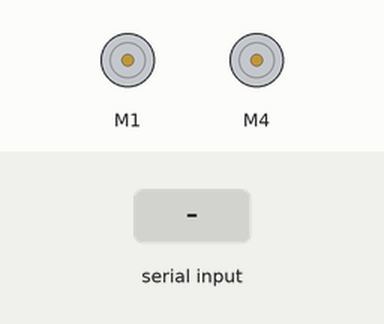
This sketch was run on a simulated Arduino Mega 2560, built with avr-gcc and run on an emulated ATmega2560. Shown: 2 × DC motor (green arrow = forward, orange = backward, longer = faster). The test bench sets the inputs (shaded band).

Above: at 1.2 s.
1.3 s: "F" received over the second serial link
At 1.9 s:
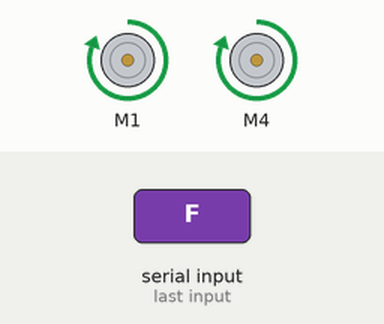
2.8 s: "B" received over the second serial link
At 3.1 s:
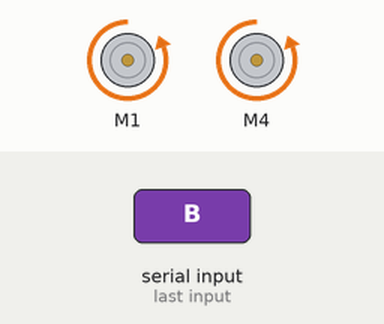
4.3 s: "L" received over the second serial link
At 5.5 s:
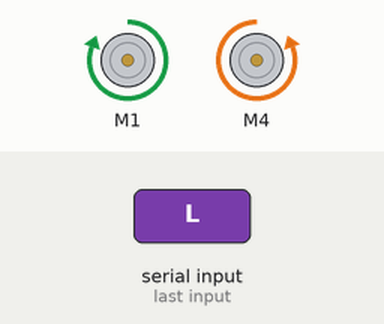
5.8 s: "R" received over the second serial link
At 6.8 s:
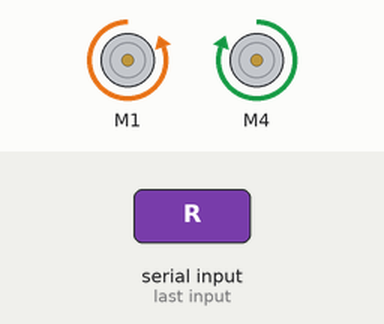
7.3 s: "G" received over the second serial link
At 7.9 s:
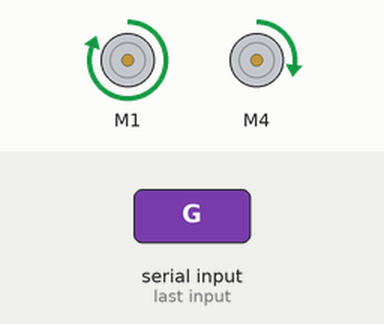
8.8 s: "I" received over the second serial link
At 9.1 s:
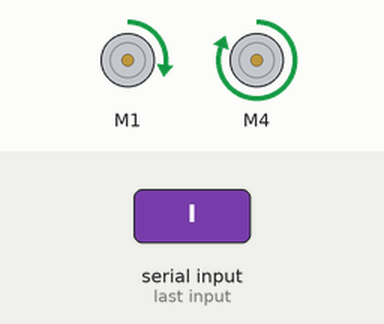
Timing chart, 0 to 11.3 s (numbered marks = the images above; inputs shaded):
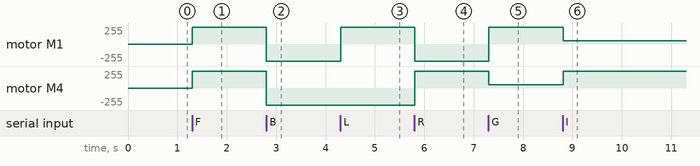

The sketch:

Control_2_DC_Motors_Via_Bluetooth2.ino
```cpp
#include <AFMotor.h> //Inclui biblioteca AF Motor

AF_DCMotor motor1(1); //Seleção do Motor 1
AF_DCMotor motor4(4); //Seleção do Motor 2

int state;
int stateStop=0;
void setup() {

    // initialize serial communication at 9600 bits per second:
    Serial3.begin(9600);
}

void loop() {
    //if some date is sent, reads it and saves in state
    if(Serial3.available() > 0){
      state = Serial3.read();
    }
    // if the state is '1' the DC motor will go forward
    if (state == 'F') {

      motor1.setSpeed(255); //Seleciona velocidade atual
      motor1.run(FORWARD);          //Movimenta motor no sentido horário
      motor4.setSpeed(255); //Seleciona velocidade atual
      motor4.run(FORWARD);          //Movimenta motor no sentido horário
      delay(10);
      stateStop=0;
    }

    // if the state is '2' the motor will turn left
    else if (state == 'B') {


      motor1.setSpeed(255); //Seleciona velocidade atual
      motor1.run(BACKWARD);          //Movimenta motor no sentido horário
      motor4.setSpeed(255); //Seleciona velocidade atual
      motor4.run(BACKWARD);          //Movimenta motor no sentido horário
      delay(10);
    }
    // if the state is '3' the motor will Stop
    else if (state == 'L' || stateStop == 1) {

      motor1.setSpeed(255); //Seleciona velocidade atual
      motor1.run(FORWARD);          //Movimenta motor no sentido horário
      motor4.setSpeed(255); //Seleciona velocidade atual
      motor4.run(BACKWARD);          //Movimenta motor no sentido horário
      delay(10);
    }
    // if the state is '4' the motor will turn right
    else if (state == 'R') {

      motor1.setSpeed(255); //Seleciona velocidade atual
      motor1.run(BACKWARD);          //Movimenta motor no sentido horário
      motor4.setSpeed(255); //Seleciona velocidade atual
      motor4.run(FORWARD);          //Movimenta motor no sentido horário
      delay(10);
    }
    else if (state == 'G'){

      motor1.setSpeed(255); //Seleciona velocidade atual
      motor1.run(FORWARD);          //Movimenta motor no sentido horário
      motor4.setSpeed(50); //Seleciona velocidade atual
      motor4.run(FORWARD);          //Movimenta motor no sentido horário
      delay(10);
    }
    else if (state == 'I'){

      motor1.setSpeed(50); //Seleciona velocidade atual
      motor1.run(FORWARD);          //Movimenta motor no sentido horário
      motor4.setSpeed(255); //Seleciona velocidade atual
      motor4.run(FORWARD);          //Movimenta motor no sentido horário
      delay(10);
    }
    else if (state == 'J'){

      motor1.setSpeed(255); //Seleciona velocidade atual
      motor1.run(BACKWARD);          //Movimenta motor no sentido horário
      motor4.setSpeed(50); //Seleciona velocidade atual
      motor4.run(BACKWARD);          //Movimenta motor no sentido horário
      delay(10);
    }
    else if (state == 'H'){

      motor1.setSpeed(50); //Seleciona velocidade atual
      motor1.run(BACKWARD);          //Movimenta motor no sentido horário
      motor4.setSpeed(255); //Seleciona velocidade atual
      motor4.run(BACKWARD);          //Movimenta motor no sentido horário
      delay(10);
    }
    else if (state == 'S' || stateStop == 1) {
      motor1.setSpeed(0); //Seleciona velocidade atual
      motor1.run(RELEASE);          //Movimenta motor no sentido horário
      motor4.setSpeed(0); //Seleciona velocidade atual
      motor4.run(RELEASE);          //Movimenta motor no sentido horário
        stateStop=0;
    }


}
```

Measured:
- after the input at 1.3 s, motor M1, motor M4: stopped → forward 255/255 at once
- after the input at 2.8 s, motor M1, motor M4: forward 255/255 → backward 255/255 at once
- after the input at 4.3 s, motor M1: backward 255/255 → forward 255/255 at once
- after the input at 5.8 s, motor M1: forward 255/255 → backward 255/255 at once; motor M4: backward 255/255 → forward 255/255 at once
- after the input at 7.3 s, motor M1: backward 255/255 → forward 255/255 at once; motor M4: forward 255/255 → forward 50/255 at once
- after the input at 8.8 s, motor M1: forward 255/255 → forward 50/255 at once; motor M4: forward 50/255 → forward 255/255 at once
